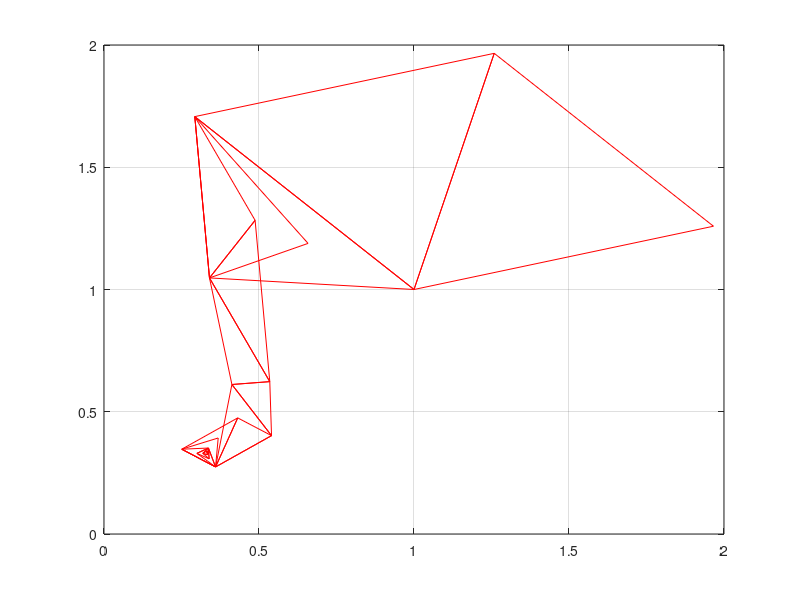

The MATLAB script that drew this image:
function Simpleksas2
f=@(X)((X(1).^2).*X(2)+X(1).*(X(2).^2)-X(1).*X(2));%/8;
epsilon=10^(-6);

n=2;
alpha=1;
beta=0.5;
gamma=2;
eta=-0.5;
theta=1;

delta1=((sqrt(n+1)+n-1)/(n*sqrt(2)))*alpha;
delta2=((sqrt(n+1)-1)/(n*sqrt(2)))*alpha;

% X0=[0,0];      %X0
% X0=[1,1];      %X1
X0=[1, 1]; %Xm
X1=[X0(1)+delta2, X0(2)+delta1];
X2=[X0(1)+delta1, X0(2)+delta2];

Y0=f(X0);
Y1=f(X1);
Y2=f(X2);

Y=[Y0,Y1,Y2];
X=[X0;X1;X2];

deltax=[X0(1),X0(1),X1(1);X1(1),X2(1),X2(1)];
deltay=[X0(2),X0(2),X1(2);X1(2),X2(2),X2(2)];

plot(deltax, deltay, 'r');
      grid on;
      hold on;

i=3; %funkcij� kvietimo skaitliukas
imax=100; %maksimalus funkciju kvietimo skaicius
k=0; %iteraciju skaitliukas
kmax=100; %maksimalus iteraciju skaitliukas

disp(['    x1        x2       f(x1,x2)   k         funkc. kviet. sk']);


testi=true;
while testi

    k=k+1;
    [~,nr]=sort(Y);
% Ma�iausias
    yl=Y(nr(1));
    Xl=X(nr(1),:);
% Did�iausias
    yh=Y(nr(3));
    Xh=X(nr(3),:);
% Antras pagal dyd�
    yg=Y(nr(2));
    Xg=X(nr(2),:);

    Xc=(Xg+Xl)/2;
    
    Xnaujas=Xh+(1+theta)*(Xc-Xh);
    ynaujas=f(Xnaujas);
    i=i+1;
    if Xnaujas(1) <= 0 || Xnaujas(2) <= 0
        theta=eta;
        Xnaujas=Xh+(1+theta)*(Xc-Xh);
        ynaujas=f(Xnaujas);
        i=i+1;
        disp('keiciame krypti');
    end
    
    if yl < ynaujas && ynaujas < yg
        theta=1;
    elseif ynaujas < yl
        theta=gamma;
        Z=Xh+(1+theta)*(Xc-Xh);
        yz=f(Xnaujas);
        i=i+1;
        if yz < ynaujas
            Xnaujas=Z;
            ynaujas=yz;
        end
    elseif (ynaujas > yh)
        theta=eta;
        Xnaujas=Xh+(1+theta)*(Xc-Xh);
        ynaujas=f(Xnaujas);
        i=i+1;
    elseif yg < ynaujas && ynaujas < yh
        theta=beta;
        Xnaujas=Xh+(1+theta)*(Xc-Xh);
        ynaujas=f(Xnaujas);
        i=i+1;
    end 
    
    if Xnaujas(1) <= 0 || Xnaujas(2) <= 0
        theta=eta;
        Xnaujas=Xh+(1+theta)*(Xc-Xh);
        ynaujas=f(Xnaujas);
        i=i+1;
        disp('keiciame krypti');
    end
    
    X=[Xl;Xg;Xnaujas];
    Y=[yl,yg,ynaujas];
    
    deltax=[Xl(1),Xl(1),Xg(1);Xg(1),Xnaujas(1),Xnaujas(1)];
    deltay=[Xl(2),Xl(2),Xg(2);Xg(2),Xnaujas(2),Xnaujas(2)];

    plot(deltax, deltay, 'r');
        hold on;
        
    fprintf('%d %d %f %f %f\n', k, i, Xnaujas, ynaujas);
      if k==kmax
          disp(['Pasiektas maksimalus iteraciju skaicius k=', num2str(kmax)]);
      end 
      
      count=0;
      
      if i>=imax
          disp(['Pasiektas maksimalus funkciju kvietimo skaicius i=', num2str(imax)]);
          count=count+1;
      end 
      
      if max([norm(Xl-Xg), norm(Xl-Xnaujas), norm(Xnaujas-Xg)]) < epsilon
          count=count+1;
          disp('Simpleksas tapo labai ma�as');
      end
      
      if max([abs(yl-yg), abs(yl-ynaujas), abs(ynaujas-yg)]) < epsilon
          count=count+1;
          disp('Reik�m�s vir��n�se tampa pana�ios');
      end
      
      if count == 3
          testi=false;
      end
end
hold off
end